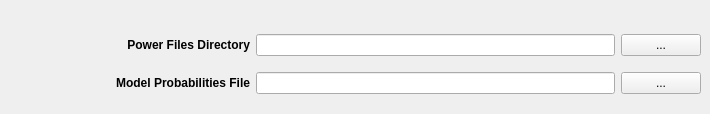
   <widget class="QWidget" name="Power_Module_2">
    <attribute name="title">
     <string>Power</string>
    </attribute>
    <widget class="QWidget" name="layoutWidget">
     <property name="geometry">
      <rect>
       <x>10</x>
       <y>24</y>
       <width>691</width>
       <height>81</height>
      </rect>
     </property>
     <layout class="QGridLayout" name="gridLayout_5" columnstretch="2,3,0">
      <item row="0" column="0">
       <widget class="QLabel" name="label_36">
        <property name="toolTip">
         <string>&lt;html&gt;&lt;head/&gt;&lt;body&gt;&lt;p&gt;Power Files (.OUT) optioal (.pol file)&lt;/p&gt;&lt;/body&gt;&lt;/html&gt;</string>
        </property>
        <property name="whatsThis">
         <string>&lt;html&gt;&lt;head/&gt;&lt;body&gt;&lt;p&gt;&lt;span style=&quot; font-weight:400;&quot;&gt;Select directory containing MEC power output&lt;/span&gt;&lt;/p&gt;&lt;/body&gt;&lt;/html&gt;</string>
        </property>
        <property name="text">
         <string>&lt;html&gt;&lt;head/&gt;&lt;body&gt;&lt;p align=&quot;right&quot;&gt;&lt;span style=&quot; font-weight:600;&quot;&gt;Power Files Directory&lt;/span&gt;&lt;/p&gt;&lt;/body&gt;&lt;/html&gt;</string>
        </property>
        <property name="wordWrap">
         <bool>true</bool>
        </property>
       </widget>
      </item>
      <item row="0" column="1">
       <widget class="QLineEdit" name="power_files">
        <property name="font">
         <font>
          <pointsize>8</pointsize>
          <weight>50</weight>
          <bold>false</bold>
         </font>
        </property>
        <property name="text">
         <string/>
        </property>
        <property name="readOnly">
         <bool>true</bool>
        </property>
       </widget>
      </item>
      <item row="0" column="2">
       <widget class="QPushButton" name="power_files_pushButton">
        <property name="text">
         <string>...</string>
        </property>
       </widget>
      </item>
      <item row="1" column="0">
       <widget class="QLabel" name="label_40">
        <property name="toolTip">
         <string>&lt;html&gt;&lt;head/&gt;&lt;body&gt;&lt;p&gt;CSV file of model runs and associated probabilities.&lt;/p&gt;&lt;/body&gt;&lt;/html&gt;</string>
        </property>
        <property name="whatsThis">
         <string>&lt;html&gt;&lt;head/&gt;&lt;body&gt;&lt;p&gt;&lt;span style=&quot; font-weight:400;&quot;&gt;Select probabilities file for each output file&lt;/span&gt;&lt;/p&gt;&lt;/body&gt;&lt;/html&gt;</string>
        </property>
        <property name="text">
         <string>&lt;html&gt;&lt;head/&gt;&lt;body&gt;&lt;p align=&quot;right&quot;&gt;&lt;span style=&quot; font-weight:600;&quot;&gt;Model Probabilities File&lt;/span&gt;&lt;/p&gt;&lt;/body&gt;&lt;/html&gt;</string>
        </property>
        <property name="wordWrap">
         <bool>true</bool>
        </property>
       </widget>
      </item>
      <item row="1" column="1">
       <widget class="QLineEdit" name="power_probabilities_file">
        <property name="font">
         <font>
          <pointsize>8</pointsize>
          <weight>50</weight>
          <bold>false</bold>
         </font>
        </property>
        <property name="text">
         <string/>
        </property>
        <property name="readOnly">
         <bool>true</bool>
        </property>
       </widget>
      </item>
      <item row="1" column="2">
       <widget class="QPushButton" name="power_probabilities_pushButton">
        <property name="text">
         <string>...</string>
        </property>
       </widget>
      </item>
     </layout>
    </widget>
   </widget>
